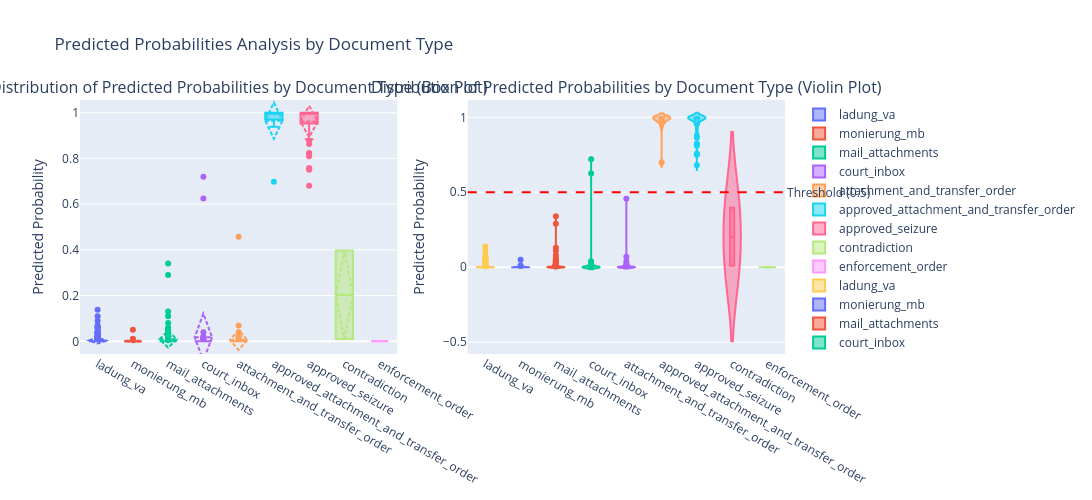

Notebook code cell kept with this figure:
### Code cell
import plotly.graph_objects as go
from plotly.subplots import make_subplots

# Create subplots with 1 row and 2 columns
fig = make_subplots(
    rows=1, cols=2,
    subplot_titles=('Distribution of Predicted Probabilities by Document Type (Box Plot)',
                    'Distribution of Predicted Probabilities by Document Type (Violin Plot)')
)

# Get unique document types
doc_types = doc_type_to_pred['document_type'].unique()

# Add box plots
for doc_type in doc_types:
    data_subset = doc_type_to_pred[doc_type_to_pred['document_type'] == doc_type]
    fig.add_trace(
        go.Box(
            y=data_subset['predicted_probs'],
            name=doc_type,
            boxmean='sd'
        ),
        row=1, col=1
    )

# Add violin plots
for doc_type in doc_types:
    data_subset = doc_type_to_pred[doc_type_to_pred['document_type'] == doc_type]
    fig.add_trace(
        go.Violin(
            y=data_subset['predicted_probs'],
            name=doc_type,
            box_visible=True,
            meanline_visible=True
        ),
        row=1, col=2
    )

# Add threshold line to violin plot
fig.add_hline(
    y=0.5, 
    line_dash="dash", 
    line_color="red",
    annotation_text="Threshold (0.5)",
    annotation_position="right",
    col=2
)

# Update layout
fig.update_layout(
    height=500,
    width=1400,
    showlegend=True,
    title_text="Predicted Probabilities Analysis by Document Type"
)

# Update y-axes labels
fig.update_yaxes(title_text="Predicted Probability", row=1, col=1)
fig.update_yaxes(title_text="Predicted Probability", row=1, col=2)

fig.show()

# Summary statistics by document type
print("\nSummary Statistics by Document Type:")
print(doc_type_to_pred.groupby('document_type')['predicted_probs'].describe())

### Figure 1 — Plotly figure (JSON) as saved in the notebook; plotly's stock layout.template omitted (floating-point values rounded to 4 significant figures; data arrays with more than 128 entries replaced by an {"elided": "..."} marker saying what was removed)
{"data": [{"boxmean": "sd", "name": "ladung_va", "type": "box", "xaxis": "x", "y": {"elided": "427 float values"}, "yaxis": "y"}, {"boxmean": "sd", "name": "monierung_mb", "type": "box", "xaxis": "x", "y": [0.0, 0.0, 0.0, 0.0, 0.01, 0.0, 0.0, 0.0, 0.0, 0.0, 0.0, 0.0, 0.0, 0.0, 0.0, 0.0, 0.0, 0.0, 0.0, 0.0, 0.0, 0.0, 0.0, 0.0, 0.0, 0.0, 0.0, 0.0, 0.0, 0.0, 0.05, 0.0, 0.0, 0.0, 0.0, 0.0, 0.0, 0.0, 0.0, 0.0, 0.0, 0.0, 0.0, 0.0, 0.0, 0.0, 0.0, 0.0, 0.0, 0.0, 0.0, 0.0, 0.0, 0.0, 0.0, 0.0, 0.0, 0.0, 0.0, 0.0, 0.0, 0.0, 0.0, 0.0, 0.0, 0.0, 0.0, 0.0, 0.0, 0.01, 0.0, 0.0, 0.0, 0.0, 0.0, 0.0, 0.0, 0.0, 0.0, 0.0, 0.0, 0.0, 0.0, 0.0, 0.0, 0.0, 0.0, 0.0, 0.0, 0.0, 0.0, 0.0, 0.0, 0.0, 0.0, 0.0, 0.0, 0.0, 0.0, 0.0, 0.0, 0.0, 0.0, 0.0, 0.0, 0.0], "yaxis": "y"}, {"boxmean": "sd", "name": "mail_attachments", "type": "box", "xaxis": "x", "y": {"elided": "181 float values"}, "yaxis": "y"}, {"boxmean": "sd", "name": "court_inbox", "type": "box", "xaxis": "x", "y": [0.0, 0.0, 0.0, 0.0, 0.0, 0.01, 0.0, 0.0, 0.0, 0.0, 0.0, 0.72, 0.0, 0.0, 0.0, 0.0, 0.0, 0.0, 0.0, 0.0, 0.0, 0.01, 0.02, 0.0, 0.0, 0.0, 0.0, 0.0, 0.0, 0.0, 0.0, 0.625, 0.0, 0.0, 0.0, 0.01, 0.0, 0.0, 0.0, 0.04, 0.0, 0.0, 0.0, 0.0, 0.0, 0.0, 0.0, 0.02, 0.0, 0.0, 0.0, 0.0, 0.0, 0.0, 0.0, 0.0, 0.0, 0.0, 0.0, 0.0, 0.0, 0.0, 0.0, 0.0, 0.0, 0.0, 0.0, 0.0, 0.0, 0.0, 0.0, 0.0, 0.0, 0.0, 0.0, 0.0, 0.0, 0.01, 0.0, 0.0, 0.0, 0.0], "yaxis": "y"}, {"boxmean": "sd", "name": "attachment_and_transfer_order", "type": "box", "xaxis": "x", "y": [0.0, 0.0, 0.0, 0.0, 0.0, 0.0, 0.0, 0.0, 0.0, 0.0, 0.0, 0.0, 0.0, 0.0, 0.0, 0.0, 0.0, 0.0, 0.0, 0.0, 0.02, 0.4575, 0.0, 0.0, 0.0, 0.0, 0.0, 0.0, 0.0, 0.0, 0.0, 0.01, 0.0, 0.0, 0.0, 0.0, 0.0, 0.0, 0.0, 0.0, 0.0, 0.0, 0.0, 0.01, 0.0, 0.0, 0.0, 0.0, 0.0, 0.0, 0.02, 0.0, 0.0, 0.0, 0.0, 0.0, 0.04, 0.0, 0.0, 0.0, 0.0, 0.0, 0.0, 0.0, 0.0, 0.0, 0.0, 0.0, 0.06889, 0.0, 0.0, 0.0, 0.0, 0.0, 0.0, 0.0, 0.0, 0.0, 0.0, 0.0, 0.0, 0.0, 0.0, 0.0, 0.0, 0.0, 0.0, 0.0, 0.0, 0.0, 0.0, 0.0, 0.0, 0.0, 0.0, 0.0, 0.0, 0.0, 0.0, 0.0, 0.0, 0.0, 0.0, 0.0, 0.0, 0.0, 0.0, 0.0, 0.0, 0.0, 0.0, 0.0, 0.0], "yaxis": "y"}, {"boxmean": "sd", "name": "approved_attachment_and_transfer_order", "type": "box", "xaxis": "x", "y": [1.0, 0.97, 1.0, 1.0, 0.9389, 1.0, 0.97, 0.698, 1.0, 0.99, 0.9783, 1.0, 1.0], "yaxis": "y"}, {"boxmean": "sd", "name": "approved_seizure", "type": "box", "xaxis": "x", "y": [1.0, 0.9529, 1.0, 0.99, 0.99, 1.0, 1.0, 1.0, 0.95, 0.9938, 0.99, 0.8833, 1.0, 1.0, 0.82, 1.0, 0.99, 1.0, 0.9975, 0.898, 1.0, 1.0, 0.998, 0.91, 0.81, 0.98, 1.0, 1.0, 0.963, 0.8871, 1.0, 1.0, 0.99, 0.98, 0.7573, 0.98, 0.75, 0.968, 1.0, 1.0, 0.68, 1.0, 1.0, 1.0, 0.94, 0.9599, 1.0, 1.0, 0.9917, 0.8775, 0.9505, 1.0, 1.0, 0.98, 1.0, 0.92, 0.93, 0.9875, 0.8233, 1.0, 1.0, 0.99, 0.99, 1.0, 1.0, 1.0, 0.8635, 1.0, 0.93, 0.998, 1.0, 1.0, 0.894, 1.0, 1.0, 1.0, 1.0, 1.0, 0.7573, 0.99, 1.0], "yaxis": "y"}, {"boxmean": "sd", "name": "contradiction", "type": "box", "xaxis": "x", "y": [0.3971, 0.01], "yaxis": "y"}, {"boxmean": "sd", "name": "enforcement_order", "type": "box", "xaxis": "x", "y": [0.0, 0.0], "yaxis": "y"}, {"box": {"visible": true}, "meanline": {"visible": true}, "name": "ladung_va", "type": "violin", "xaxis": "x2", "y": {"elided": "427 float values"}, "yaxis": "y2"}, {"box": {"visible": true}, "meanline": {"visible": true}, "name": "monierung_mb", "type": "violin", "xaxis": "x2", "y": [0.0, 0.0, 0.0, 0.0, 0.01, 0.0, 0.0, 0.0, 0.0, 0.0, 0.0, 0.0, 0.0, 0.0, 0.0, 0.0, 0.0, 0.0, 0.0, 0.0, 0.0, 0.0, 0.0, 0.0, 0.0, 0.0, 0.0, 0.0, 0.0, 0.0, 0.05, 0.0, 0.0, 0.0, 0.0, 0.0, 0.0, 0.0, 0.0, 0.0, 0.0, 0.0, 0.0, 0.0, 0.0, 0.0, 0.0, 0.0, 0.0, 0.0, 0.0, 0.0, 0.0, 0.0, 0.0, 0.0, 0.0, 0.0, 0.0, 0.0, 0.0, 0.0, 0.0, 0.0, 0.0, 0.0, 0.0, 0.0, 0.0, 0.01, 0.0, 0.0, 0.0, 0.0, 0.0, 0.0, 0.0, 0.0, 0.0, 0.0, 0.0, 0.0, 0.0, 0.0, 0.0, 0.0, 0.0, 0.0, 0.0, 0.0, 0.0, 0.0, 0.0, 0.0, 0.0, 0.0, 0.0, 0.0, 0.0, 0.0, 0.0, 0.0, 0.0, 0.0, 0.0, 0.0], "yaxis": "y2"}, {"box": {"visible": true}, "meanline": {"visible": true}, "name": "mail_attachments", "type": "violin", "xaxis": "x2", "y": {"elided": "181 float values"}, "yaxis": "y2"}, {"box": {"visible": true}, "meanline": {"visible": true}, "name": "court_inbox", "type": "violin", "xaxis": "x2", "y": [0.0, 0.0, 0.0, 0.0, 0.0, 0.01, 0.0, 0.0, 0.0, 0.0, 0.0, 0.72, 0.0, 0.0, 0.0, 0.0, 0.0, 0.0, 0.0, 0.0, 0.0, 0.01, 0.02, 0.0, 0.0, 0.0, 0.0, 0.0, 0.0, 0.0, 0.0, 0.625, 0.0, 0.0, 0.0, 0.01, 0.0, 0.0, 0.0, 0.04, 0.0, 0.0, 0.0, 0.0, 0.0, 0.0, 0.0, 0.02, 0.0, 0.0, 0.0, 0.0, 0.0, 0.0, 0.0, 0.0, 0.0, 0.0, 0.0, 0.0, 0.0, 0.0, 0.0, 0.0, 0.0, 0.0, 0.0, 0.0, 0.0, 0.0, 0.0, 0.0, 0.0, 0.0, 0.0, 0.0, 0.0, 0.01, 0.0, 0.0, 0.0, 0.0], "yaxis": "y2"}, {"box": {"visible": true}, "meanline": {"visible": true}, "name": "attachment_and_transfer_order", "type": "violin", "xaxis": "x2", "y": [0.0, 0.0, 0.0, 0.0, 0.0, 0.0, 0.0, 0.0, 0.0, 0.0, 0.0, 0.0, 0.0, 0.0, 0.0, 0.0, 0.0, 0.0, 0.0, 0.0, 0.02, 0.4575, 0.0, 0.0, 0.0, 0.0, 0.0, 0.0, 0.0, 0.0, 0.0, 0.01, 0.0, 0.0, 0.0, 0.0, 0.0, 0.0, 0.0, 0.0, 0.0, 0.0, 0.0, 0.01, 0.0, 0.0, 0.0, 0.0, 0.0, 0.0, 0.02, 0.0, 0.0, 0.0, 0.0, 0.0, 0.04, 0.0, 0.0, 0.0, 0.0, 0.0, 0.0, 0.0, 0.0, 0.0, 0.0, 0.0, 0.06889, 0.0, 0.0, 0.0, 0.0, 0.0, 0.0, 0.0, 0.0, 0.0, 0.0, 0.0, 0.0, 0.0, 0.0, 0.0, 0.0, 0.0, 0.0, 0.0, 0.0, 0.0, 0.0, 0.0, 0.0, 0.0, 0.0, 0.0, 0.0, 0.0, 0.0, 0.0, 0.0, 0.0, 0.0, 0.0, 0.0, 0.0, 0.0, 0.0, 0.0, 0.0, 0.0, 0.0, 0.0], "yaxis": "y2"}, {"box": {"visible": true}, "meanline": {"visible": true}, "name": "approved_attachment_and_transfer_order", "type": "violin", "xaxis": "x2", "y": [1.0, 0.97, 1.0, 1.0, 0.9389, 1.0, 0.97, 0.698, 1.0, 0.99, 0.9783, 1.0, 1.0], "yaxis": "y2"}, {"box": {"visible": true}, "meanline": {"visible": true}, "name": "approved_seizure", "type": "violin", "xaxis": "x2", "y": [1.0, 0.9529, 1.0, 0.99, 0.99, 1.0, 1.0, 1.0, 0.95, 0.9938, 0.99, 0.8833, 1.0, 1.0, 0.82, 1.0, 0.99, 1.0, 0.9975, 0.898, 1.0, 1.0, 0.998, 0.91, 0.81, 0.98, 1.0, 1.0, 0.963, 0.8871, 1.0, 1.0, 0.99, 0.98, 0.7573, 0.98, 0.75, 0.968, 1.0, 1.0, 0.68, 1.0, 1.0, 1.0, 0.94, 0.9599, 1.0, 1.0, 0.9917, 0.8775, 0.9505, 1.0, 1.0, 0.98, 1.0, 0.92, 0.93, 0.9875, 0.8233, 1.0, 1.0, 0.99, 0.99, 1.0, 1.0, 1.0, 0.8635, 1.0, 0.93, 0.998, 1.0, 1.0, 0.894, 1.0, 1.0, 1.0, 1.0, 1.0, 0.7573, 0.99, 1.0], "yaxis": "y2"}, {"box": {"visible": true}, "meanline": {"visible": true}, "name": "contradiction", "type": "violin", "xaxis": "x2", "y": [0.3971, 0.01], "yaxis": "y2"}, {"box": {"visible": true}, "meanline": {"visible": true}, "name": "enforcement_order", "type": "violin", "xaxis": "x2", "y": [0.0, 0.0], "yaxis": "y2"}], "layout": {"annotations": [{"font": {"size": 16}, "showarrow": false, "text": "Distribution of Predicted Probabilities by Document Type (Box Plot)", "x": 0.225, "xanchor": "center", "xref": "paper", "y": 1, "yanchor": "bottom", "yref": "paper"}, {"font": {"size": 16}, "showarrow": false, "text": "Distribution of Predicted Probabilities by Document Type (Violin Plot)", "x": 0.775, "xanchor": "center", "xref": "paper", "y": 1, "yanchor": "bottom", "yref": "paper"}, {"showarrow": false, "text": "Threshold (0.5)", "x": 1, "xanchor": "left", "xref": "x2 domain", "y": 0.5, "yanchor": "middle", "yref": "y2"}], "height": 500, "shapes": [{"line": {"color": "red", "dash": "dash"}, "type": "line", "x0": 0, "x1": 1, "xref": "x2 domain", "y0": 0.5, "y1": 0.5, "yref": "y2"}], "showlegend": true, "title": {"text": "Predicted Probabilities Analysis by Document Type"}, "width": 1400, "xaxis": {"anchor": "y", "domain": [0, 0.45]}, "xaxis2": {"anchor": "y2", "domain": [0.55, 1]}, "yaxis": {"anchor": "x", "domain": [0, 1], "title": {"text": "Predicted Probability"}}, "yaxis2": {"anchor": "x2", "domain": [0, 1], "title": {"text": "Predicted Probability"}}}}
